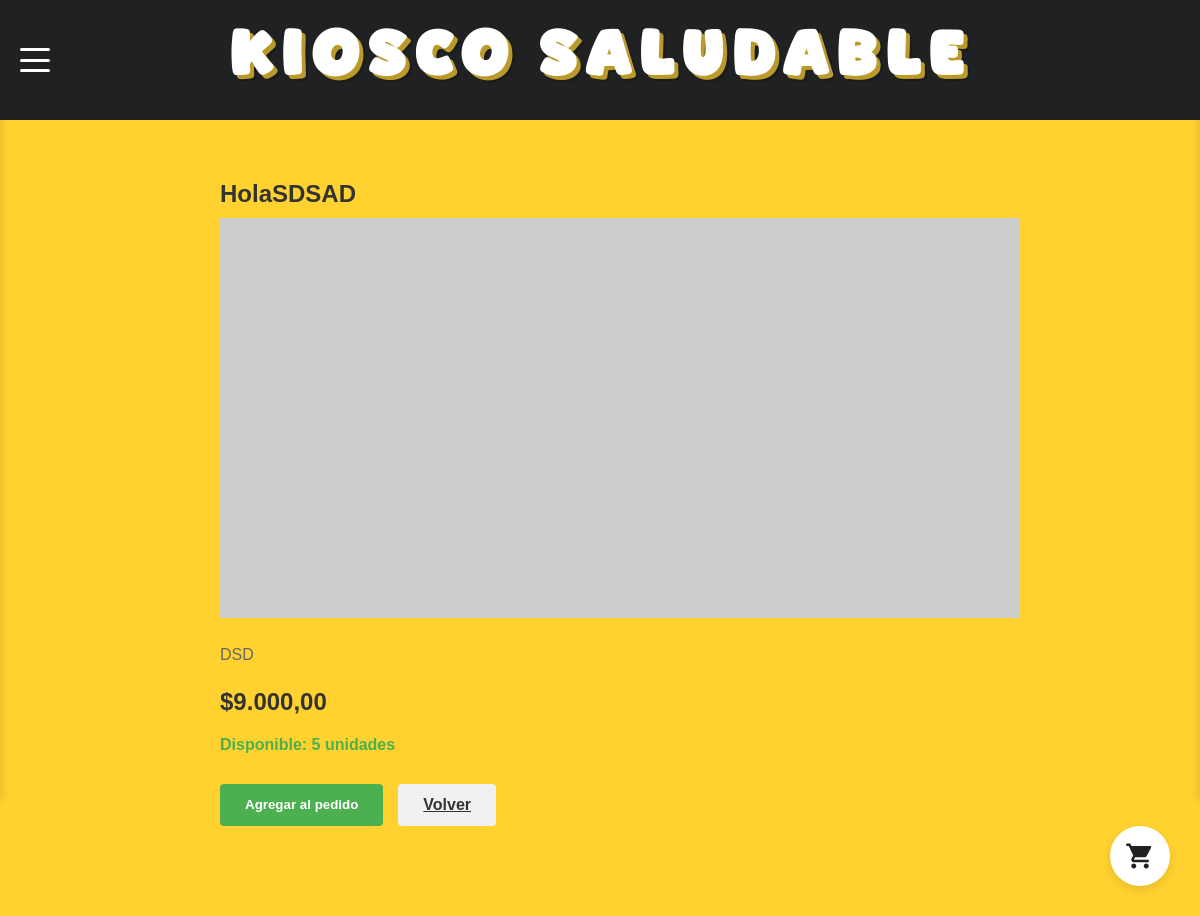
The app's page /usuario/producto.php?id=1 (signed in) with its own data.
### tables this page shows
CREATE TABLE `productos` (
  `id` int(11) NOT NULL,
  `nombre` varchar(80) NOT NULL,
  `descripcion` varchar(300) NOT NULL,
  `stock` int(11) NOT NULL,
  `fecha_agregado` timestamp NOT NULL DEFAULT current_timestamp() ON UPDATE current_timestamp(),
  `tipo_producto` enum('ensalada','carne','bebida','extra') NOT NULL,
  `precio` float NOT NULL,
  `url` varchar(90) NOT NULL
);

### usuario/producto.php (the view, shortened to what this page needs)
<?php
require_once 'db_connect.php';
$producto_id = $_GET['id'];
$sql = "SELECT * FROM productos WHERE id = ? AND stock > 0";
$stmt = $conn->prepare($sql);
$stmt->bind_param("i", $producto_id);
$stmt->execute();
$result = $stmt->get_result();
$producto = $result->fetch_assoc();
?>
<!DOCTYPE html>
<html lang="es">
<head>
    <?php include 'ui.php'; renderStylesheetLinks(); ?>
</head>
<body>
    <div class="main-content">
        <div class="producto-detalle">
            <div class="producto-info">
                <h2><?php echo htmlspecialchars($producto['nombre']); ?></h2>
                <div class="producto-imagen">
                    <img src="https://placehold.co/800x400" alt="<?php echo htmlspecialchars($producto['nombre']); ?>">
                </div>
                <p class="producto-descripcion"><?php echo htmlspecialchars($producto['descripcion']); ?></p>
                <p class="producto-precio">$<?php echo number_format($producto['precio'], 2, ',', '.'); ?></p>
                <p class="producto-stock">Disponible: <?php echo $producto['stock']; ?> unidades</p>
                <div class="acciones">
                    <button class="btn-agregar" onclick="agregarAlCarrito(<?php echo $producto['id']; ?>, '<?php echo htmlspecialchars($producto['nombre']); ?>')">
                        Agregar al pedido
                    </button>
                    <a href="index.php" class="btn-volver">Volver</a>
                </div>
            </div>
        </div>
    </div>
</body>
</html>

### usuario/style.css (style rules this page uses)
* { margin: 0; padding: 0; box-sizing: border-box; font-family: Arial, sans-serif; }
:root { --adyacente: #ccc9bb; --fondo: #ffd230; --text: #1f2122; --success: #98c73d; --header-height: 120px; --burger-width: 30px; --burger-height: 24px; --menu-width: 250px; --card-gap: 30px; --section-spacing: 40px; --container-padding: 20px; }
body { overflow-x: hidden; background-color: #ffd230; }
.main-content { background-color: var(--fondo); min-height: calc(100vh - var(--header-height)); padding: var(--section-spacing) var(--container-padding); display: flex; flex-direction: column; position: relative; max-width: 1300px; margin: 0 auto; padding-left: 0.5rem; padding-right: 0.5rem; }
html, body { max-width: 100vw; overflow-x: hidden; }

### usuario/producto.php (style rules this page uses)
.producto-detalle { padding: 20px; max-width: 800px; margin: 0 auto; }
.producto-imagen { width: 100%; height: auto; border-radius: 8px; margin-bottom: 20px; }
.producto-info { margin-bottom: 30px; }
.producto-info h2 { margin-bottom: 10px; color: #333; }
.producto-descripcion { color: #666; line-height: 1.6; margin-bottom: 20px; }
.producto-stock { font-weight: bold; color: #4CAF50; margin-bottom: 10px; }
.producto-precio { font-size: 24px; font-weight: bold; color: #333; margin-bottom: 20px; }
.acciones { display: flex; gap: 15px; margin-top: 30px; }
.btn-agregar { background-color: #4CAF50; color: white; border: none; padding: 12px 25px; border-radius: 4px; cursor: pointer; font-weight: bold; transition: background-color 0.3s; }
.btn-volver { background-color: #f1f1f1; color: #333; border: none; padding: 12px 25px; border-radius: 4px; cursor: pointer; font-weight: bold; transition: background-color 0.3s; }

### records on screen
productos: nombre "HolaSDSAD", descripcion "DSD", precio "9.000,00", stock "5"
